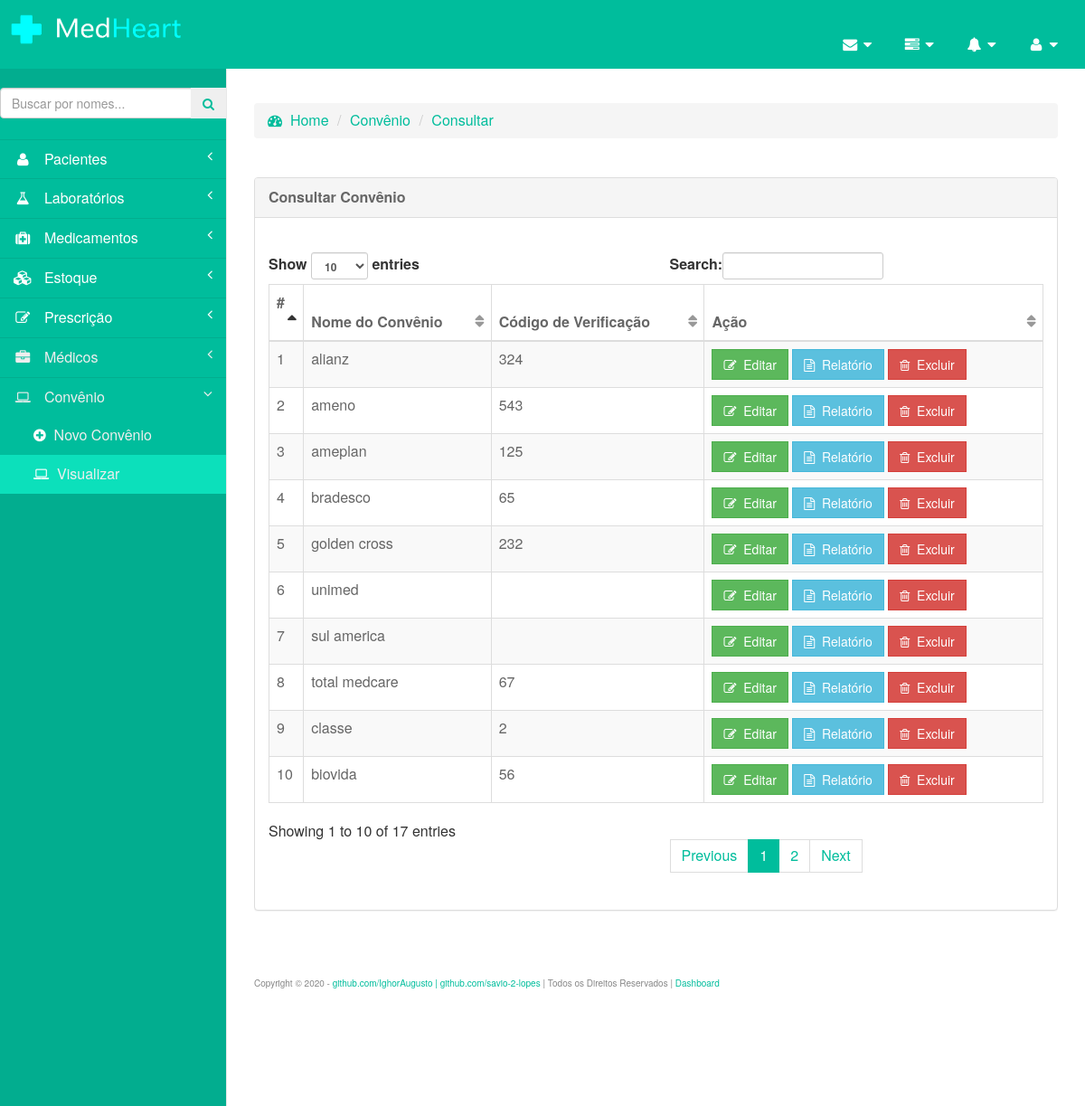
/pages/ver_convenio.php (signed in), run on the app's committed database.
### tables this page shows
CREATE TABLE IF NOT EXISTS `convenio` (
  `id` int(11) NOT NULL AUTO_INCREMENT,
  `nome` varchar(200) NOT NULL,
  `code` varchar(200) NOT NULL,
  PRIMARY KEY (`id`)
);

### config/DbFunction.php (called while the page is built, shortened)
<?php
class DbFunction
{
	function showConvenio()
	{
		$db = Database::getInstance();
		$sql = $db->getConnection();
		$res = "SELECT * FROM convenio";
		$stmt = $sql->query($res);
		return $stmt;
	}
}

### pages/ver_convenio.php (the view, shortened to what this page needs)
<?php
	include('../config/DbFunction.php');
	$obj = new DbFunction();
	$rs  = $obj->showConvenio();
?>
<!DOCTYPE html>
<html lang="pt-br">
	<head>
		<link href="../bower_components/bootstrap/dist/css/bootstrap.min.css" rel="stylesheet">
		<link href="../bower_components/metisMenu/dist/metisMenu.min.css" rel="stylesheet">
		<link href="../dist/css/sb-admin-2.css" rel="stylesheet">
		<link rel="stylesheet" href="css/style.css">
		<link href="../bower_components/font-awesome/css/font-awesome.min.css" rel="stylesheet" type="text/css">
	</head>
	<body>
		<form method="post" ><br><br>
			<div id="wrapper">
				<?php include('leftbar.php');			?>
				<?php include('../config/header.php');	?>
				<div id="page-wrapper"><br><br><br>
					<div class="content-wrapper">
						<section class="content-header">
							<ol class="breadcrumb">
								<li>
									<a href="inicio.php">
										<span id="" style="color:#00bd9c;"><i class="fa fa-dashboard"></i></span>
										<span id="" style="color:#00bd9c;">&nbsp;Home</span>
									</a>
								</li>
								<li class="active"><span id="" style="color:#00bd9c;">Convênio</li></span>
								<li class="active"><span id="" style="color:#00bd9c;">Consultar</li></span>
							</ol>
						</section>
					</div><br>
					<div class="row">
						<div class="col-lg-12">
							<div class="panel panel-default">
								<div class="panel-heading">
									<span id="" style="color:#666666;"><strong>Consultar Convênio</strong></span>
								</div><br>
								<div class="panel-body">
									<div class="dataTable_wrapper">
										<table class="table table-striped table-bordered table-hover" id="dataTables-example">
											<thead>
												<tr>
													<th><span id="" style="color:#666666;"><strong>#</strong>&nbsp;&nbsp;</th>
													<th><span id="" style="color:#666666;"><strong>Nome do Convênio</strong></th>
													<th><span id="" style="color:#666666;"><strong>Código de Verificação</strong></th>
													<th><span id="" style="color:#666666;"><strong>Ação</strong></th>
												</tr>
											</thead>
											<tbody>
												<?php
													$sn			=	1;
													while($res	=	$rs->fetch_object()){
												?>
												<tr class="odd gradeX">
													<td>
														<span id="" style="color:#666666;"><?php echo $sn?></span>
													</td>
													<td>
														<span id="" style="color:#666666;"><?php echo htmlentities(strtolower($res->nome));?></span>
													</td>
													<td>
														<span id="" style="color:#666666;"><?php echo htmlentities(strtolower($res->code));?></span>
													</td>
													<td>
														<a href="editar_convenio.php?id=
															<?php echo htmlentities($res->id);?>">
															<span class="btn btn-success ">
																<i class="fa fa-edit"></i>
																&nbsp;Editar
															</span>
														</a>
														<a href="pdf_convenio.php">
															<span class="btn btn-info">
																<i class="fa fa-file-text-o"></i>
																&nbsp;Relatório
															</span>
														</a>
														<a href="ver_convenio.php?del=
														<?php echo htmlentities($res->id); ?>">
														<button type="button" class="btn btn-danger">
															<i class="fa fa-trash-o"></i>
															&nbsp;Excluir
														</button>
													</td>
												</tr>
												<?php $sn++;}?>
											</tbody>
										</table>
									</div>
								</div>
							</div><br><br><?php include_once('../config/footer.php');?><br><br><br><br>
						</div>
					</div>
				</div>
			</div>
		</form>
	</body>
</html>

### pages/leftbar.php (shortened to what this page needs)
<nav class="navbar-default sidebar" role="navigation">
	<div class="sidebar-nav navbar-collapse">
		<ul class="nav" id="side-menu">
			<a href="pesquisa.php">
				<div class="input-group">
					<input class="form-control" type="text" name="searchdata" id="searchdata" placeholder="Buscar por nomes..." />
					<span class="input-group-btn" style="color:#00bd9c">
						<button type="submit" style="color:#00bd9c" name="Buscar" action="pesquisa.php" id="search-btn" class="btn btn-flat">
							<i class="fa fa-search"></i>
						</button>
					</span>
				</div><br>
			</a>
			<li></li>
			<li>
				<a href="#">
					<i class="fa fa-user fa-fw" style="color:#fff"></i>
					<span id="" style="color:#fff;">&nbsp;&nbsp;Pacientes</span>
					<span class="fa arrow" style="color:#fff"></span>
				</a>
			</li>
			<li>
				<a href="#">
					<i class="fa fa-flask fa-fw" style="color:#fff"></i>
					<span id="" style="color:#fff">&nbsp;&nbsp;Laboratórios</span>
					<span class="fa arrow" style="color:#fff"></span>
				</a>
			</li>
			<li>
				<a href="#">
					<i class="fa fa-medkit fa-fw " style="color:#fff"></i>
					<span id="" style="color:#fff">&nbsp;&nbsp;Medicamentos</span>
					<span class="fa arrow" style="color:#fff"></span>
				</a>
			</li>
			<li>
				<a href="#">
					<i class="fa fas fa-cubes fa-fw" style="color:#fff"></i>
					<span id="" style="color:#fff">&nbsp;&nbsp;Estoque</span>
					<span class="fa arrow" style="color:#fff"></span>
				</a>
			</li>
			<li>
				<a href="#">
					<i class="fa fa-edit fa-fw" style="color:#fff"></i>
					<span id="" style="color:#fff">&nbsp;&nbsp;Prescrição</span>
					<span class="fa arrow" style="color:#fff"></span>
				</a>
			</li>
			<li>
				<a href="#">
					<i class="fa fa-briefcase fa-fw" style="color:#eee"></i>
					<span id="" style="color:#eee">&nbsp;&nbsp;Médicos</span>
					<span class="fa arrow" style="color:#eee"></span>
				</a>
			<li>
				<a href="#">
					<i class="fa fa-laptop fa-fw" style="color:#eee"></i>
					<span id="" style="color:#eee">&nbsp;&nbsp;Convênio</span>
					<span class="fa arrow" style="color:#eee"></span>
				</a>
				<ul class="nav nav-second-level">
					<li>
						<a href="adicionar_convenio.php">
							<i class="fa fa-plus-circle" style="color:#fff"></i>
							<span id="" style="color:#eee">&nbsp;Novo Convênio</span>
						</a>
					</li>
					<li>
						<a href="ver_convenio.php">
							<i class="fa fa-laptop" style="color:#fff"></i>
							<span id="" style="color:#eee">&nbsp;Visualizar</span>
						</a>
					</li>
				</ul>
			</li>
		</ul>
	</div>
</nav>

### config/header.php (shortened to what this page needs)
<nav class="navbar navbar-default navbar-fixed-top" role="navigation" style="margin-bottom: 0">
    <a class href="inicio.php" style="text-decoration:none">
        <img src="../pages/img/logo2.png" height="52px" width="202px">
    </a>
    <ul class="nav navbar-top-links navbar-right">
        <li class="dropdown"><br>
            <a class="dropdown-toggle" data-toggle="dropdown" href="#">
                <i class="fa fa-envelope fa-fw" style="color:#fff"></i>
                <i class="fa fa-caret-down" style="color:#fff"></i>
            </a>
        </li>
        <li class="dropdown">
            <a class="dropdown-toggle" data-toggle="dropdown" href="#">
                <i class="fa fa-tasks fa-fw" style="color:#fff"></i>
                <i class="fa fa-caret-down" style="color:#fff"></i>
            </a>
        </li>
        <li class="dropdown">
            <a class="dropdown-toggle" data-toggle="dropdown" href="#">
                <i class="fa fa-bell fa-fw" style="color:#fff"></i>
                <i class="fa fa-caret-down" style="color:#fff"></i>
            </a>
        </li>
        <li class="dropdown">
            <a class="dropdown-toggle" data-toggle="dropdown" href="#">
                <i class="fa fa-user fa-fw" style="color:#FFF"></i>
                <i class="fa fa-caret-down" style="color:#FFF"></i>
            </a>
        </li>
    </ul>
</nav>

### config/footer.php (shortened to what this page needs)
<aside class="wrapper col5">
	<section id="footer">
		<div id="copyright">
			<p class="fl_left">
				<span id="" style="font-size:10px;">
					Copyright &copy; 2020 -
					<a href="https://github.com/IghorMello" target="_blank">
						github.com/IghorAugusto |
						<a href="https://github.com/savio-2-lopes" target="_blank">
							github.com/savio-2-lopes</a> |
						Todos os Direitos Reservados | <a href="inicio.php">Dashboard</a>
				</span>
			</p>
			<br class="clear" />
		</div>
	</section>
</aside>

### data on the page
convenio: nome "alianz", code "324"
convenio: nome "ameno", code "543"
convenio: nome "ameplan", code "125"
convenio: nome "bradesco", code "65"
convenio: nome "golden cross", code "232"
convenio: nome "unimed"
convenio: nome "sul america"
convenio: nome "total medcare", code "67"
convenio: nome "classe", code "2"
convenio: nome "biovida", code "56"
